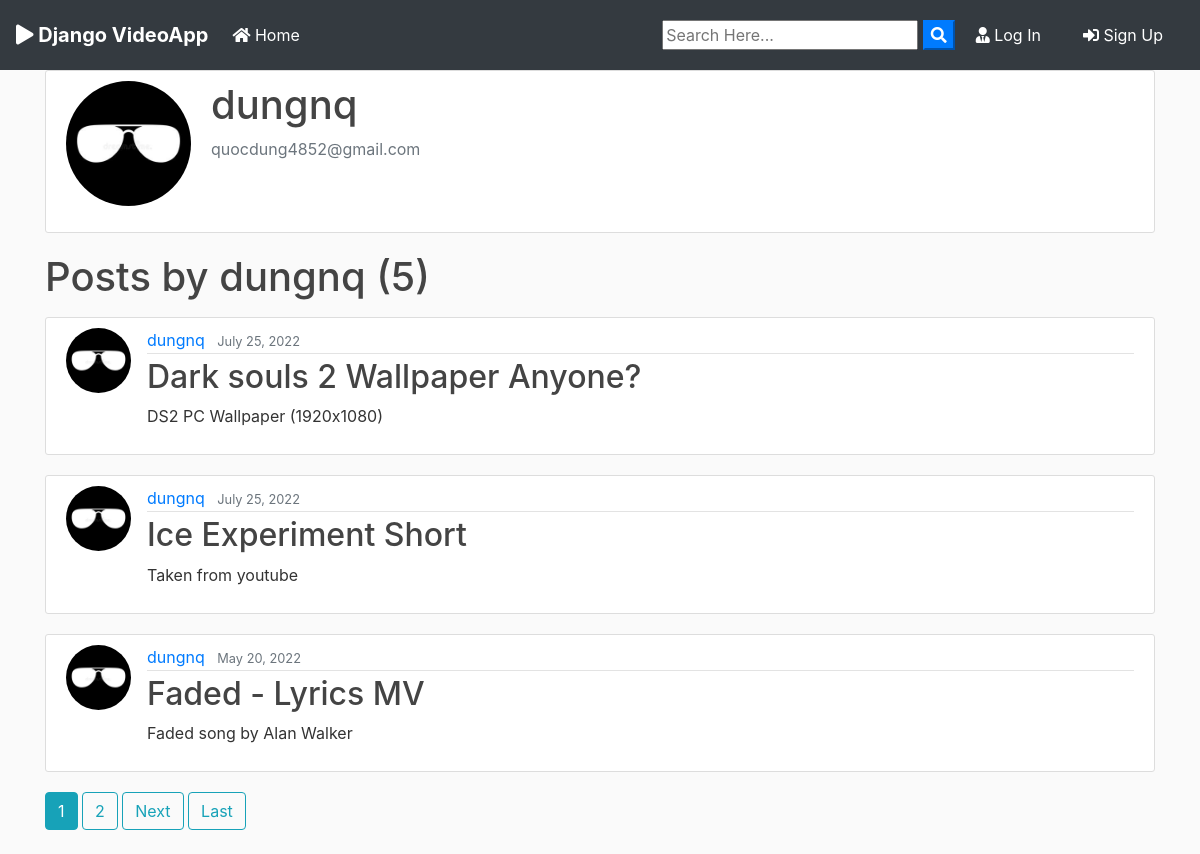
The page /user/dungnq on the database its author committed.
### users/models.py (models this page shows, shortened)
class Profile(models.Model):
    user = models.OneToOneField(User, on_delete=models.CASCADE)
    image = models.ImageField(default='default.jpg', upload_to='profile_pics')
    is_locked = models.BooleanField(default=False)

### blog/models.py (models this page shows, shortened)
class Post(models.Model):
	title = models.CharField(max_length=100)
	file = models.FileField(upload_to='Files')
	content = models.TextField()
	date_posted = models.DateTimeField(default=timezone.now)
	author = models.ForeignKey(User, on_delete=models.CASCADE)
	status = models.CharField(max_length=1, default='S')
	label = models.TextField(max_length=10, default='N/A')

### blog/views.py (the view)
# urls.py: path('user/<str:username>', UserPostListView.as_view(), name='user-posts'),
class UserPostListView(ListView):
    model = Post
    template_name = 'blog/user_posts.html'
    context_object_name = 'posts'
    paginate_by = 3
    def get_queryset(self):
        user = get_object_or_404(User, username=self.kwargs.get('username'))
        if self.request.user.is_superuser or self.request.user==user:
            return Post.objects.filter(author=user).order_by('-date_posted')
        else:
            return Post.objects.filter(author=user, status='A').order_by('-date_posted')
    def get_context_data(self, **kwargs):
        context = super(UserPostListView, self).get_context_data(**kwargs)
        context.update({
            'author': get_object_or_404(User, username=self.kwargs.get('username')),
        })
        return context

### blog/templates/blog/user_posts.html (shortened to what this page needs)
{% extends "blog/base.html" %}
{% block content %}
    <div class="content-section">
      <div class="media">
        <img class="rounded-circle account-img" src="{{ author.profile.image.url }}">
        <div class="media-body">
          <h2 class="account-heading">{{ author }}</h2>
          <p class="text-secondary">{{ author.email }}</p>
        </div>
      </div>
    </div>
    {% if view.kwargs.username == user.username %}
    <h1 class="mb-3">My Posts ({{ page_obj.paginator.count }})</h1>
    {% else %}
    <h1 class="mb-3">Posts by {{ view.kwargs.username }} ({{ page_obj.paginator.count }})</h1>
    {% endif %}
    {% for post in posts %}
        <article class="media content-section">
          <img class="rounded-circle article-img" src="{{ post.author.profile.image.url }}">
          <div class="media-body">
            <div class="article-metadata">
              <a class="mr-2" href="{% url 'user-posts' post.author.username %}">{{ post.author }}</a>
              <small class="text-muted">{{ post.date_posted|date:"F d, Y" }}</small>
            </div>
            <h2><a class="article-title" href="{% url 'post-detail' post.id %}">{{ post.title }}</a></h2>
            <p class="article-content">{{ post.content }}</p>
          </div>
        </article>
    {% endfor %}
    {% if is_paginated %}
      {% for num in page_obj.paginator.page_range %}
        {% if page_obj.number == num %}
          <a class="btn btn-info mb-4" href="?page={{ num }}">{{ num }}</a>
        {% elif num > page_obj.number|add:'-3' and num < page_obj.number|add:'3' %}
          <a class="btn btn-outline-info mb-4" href="?page={{ num }}">{{ num }}</a>
        {% endif %}
      {% endfor %}
      {% if page_obj.has_next %}
        <a class="btn btn-outline-info mb-4" href="?page={{ page_obj.next_page_number }}">Next</a>
        <a class="btn btn-outline-info mb-4" href="?page={{ page_obj.paginator.num_pages }}">Last</a>
      {% endif %}
    {% endif %}
{% endblock content %}

### blog/static/blog/main.css (style rules this page uses)
body { background: #fafafa; color: #333333; margin-top: 0; }
h1, h2, h3, h4, h5, h6 { color: #444444; }
.content-section { background: #ffffff; padding: 10px 20px; border: 1px solid #dddddd; border-radius: 3px; margin-bottom: 20px; }
.article-title { color: #444444; }
.article-content { white-space: pre-line; }
.article-img { height: 65px; width: 65px; margin-right: 16px; }
.article-metadata { padding-bottom: 1px; margin-bottom: 4px; border-bottom: 1px solid #e3e3e3 }
.account-img { height: 125px; width: 125px; margin-right: 20px; margin-bottom: 16px; }
.account-heading { font-size: 2.5rem; }

### rows shown on the page
Post: author.profile.image (placeholder picture), author "dungnq", date_posted "July 25, 2022", title "Dark souls 2 Wallpaper Anyone?", content "DS2 PC Wallpaper (1920x1080)"
Post: author.profile.image (placeholder picture), author "dungnq", date_posted "July 25, 2022", title "Ice Experiment Short", content "Taken from youtube"
Post: author.profile.image (placeholder picture), author "dungnq", date_posted "May 20, 2022", title "Faded - Lyrics MV", content "Faded song by Alan Walker"

### other values the page prints
{{ author }} "dungnq"
{{ author.email }} "quocdung4852@gmail.com"
{{ view.kwargs.username }} "dungnq"
{{ page_obj.paginator.count }} "5"
{{ num }} "1"
{{ num }} "2"
